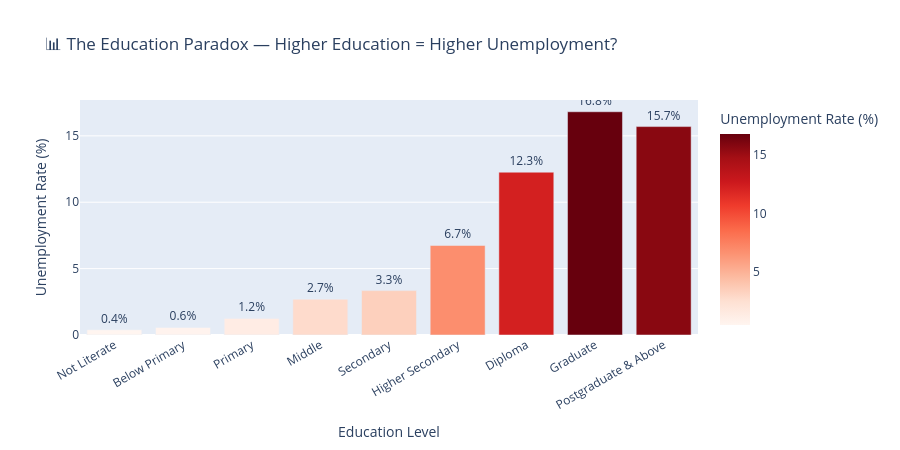

Notebook source saved alongside this figure:
### Code cell
#Education Paradox chart:

lf_df = df[df['lf_status'].isin(['Employed', 'Unemployed'])].copy()
lf_df = lf_df[lf_df['education'].isin(edu_order)]

edu_ur = (
    lf_df.groupby('education')
    .apply(lambda x: (x['lf_status'] == 'Unemployed').sum() / len(x) * 100)
    .reindex(edu_order)
    .reset_index()
)
edu_ur.columns = ['Education Level', 'Unemployment Rate (%)']

fig = px.bar(
    edu_ur,
    x='Education Level', y='Unemployment Rate (%)',
    title='📊 The Education Paradox — Higher Education = Higher Unemployment?',
    color='Unemployment Rate (%)',
    color_continuous_scale='Reds',
    text=edu_ur['Unemployment Rate (%)'].round(1)
)
fig.update_traces(texttemplate='%{text}%', textposition='outside')
fig.update_layout(height=450, xaxis_tickangle=-30)
fig.show()

### Figure 1 — Plotly figure (JSON) as saved in the notebook; plotly's stock layout.template omitted (floating-point values rounded to 4 significant figures)
{"data": [{"alignmentgroup": "True", "hovertemplate": "Education Level=%{x}<br>Unemployment Rate (%)=%{marker.color}<br>text=%{text}<extra></extra>", "legendgroup": "", "marker": {"color": [0.3996, 0.566, 1.246, 2.701, 3.343, 6.744, 12.26, 16.82, 15.7], "coloraxis": "coloraxis", "pattern": {"shape": ""}}, "name": "", "offsetgroup": "", "orientation": "v", "showlegend": false, "text": [0.4, 0.6, 1.2, 2.7, 3.3, 6.7, 12.3, 16.8, 15.7], "textposition": "outside", "texttemplate": "%{text}%", "type": "bar", "x": ["Not Literate", "Below Primary", "Primary", "Middle", "Secondary", "Higher Secondary", "Diploma", "Graduate", "Postgraduate & Above"], "xaxis": "x", "y": [0.3996, 0.566, 1.246, 2.701, 3.343, 6.744, 12.26, 16.82, 15.7], "yaxis": "y"}], "layout": {"barmode": "relative", "coloraxis": {"colorbar": {"title": {"text": "Unemployment Rate (%)"}}, "colorscale": [[0, "rgb(255,245,240)"], [0.125, "rgb(254,224,210)"], [0.25, "rgb(252,187,161)"], [0.375, "rgb(252,146,114)"], [0.5, "rgb(251,106,74)"], [0.625, "rgb(239,59,44)"], [0.75, "rgb(203,24,29)"], [0.875, "rgb(165,15,21)"], [1, "rgb(103,0,13)"]]}, "height": 450, "legend": {"tracegroupgap": 0}, "title": {"text": "📊 The Education Paradox — Higher Education = Higher Unemployment?"}, "xaxis": {"anchor": "y", "domain": [0, 1], "tickangle": -30, "title": {"text": "Education Level"}}, "yaxis": {"anchor": "x", "domain": [0, 1], "title": {"text": "Unemployment Rate (%)"}}}}
